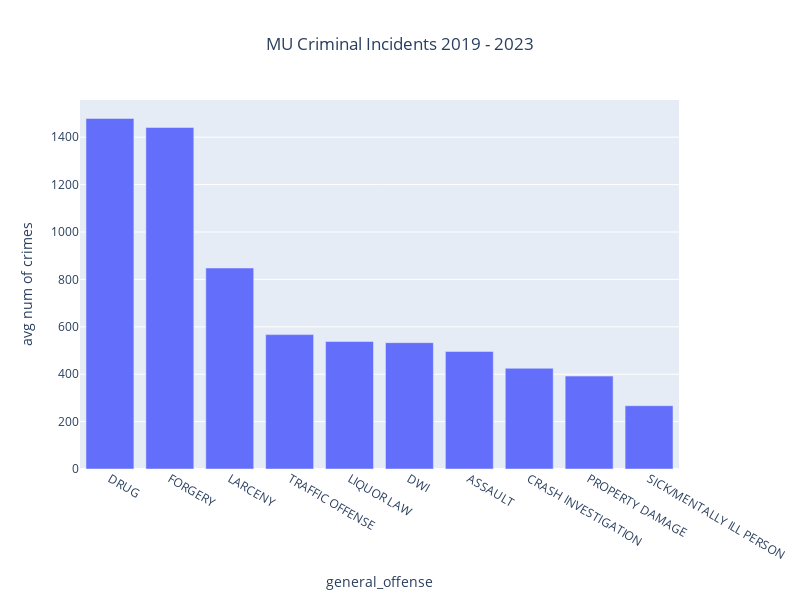

This figure's notebook cell:
### Markdown cell above
As you can see, if we filter the dataframe for all offenses that are larceny, it returns 853 incidents. In the original value count, this would have made it a top 3 crime. Let's go ahead and put all incidents into their respective general categories and check the results.

### Code cell
# create new column of a generalization of criminal offenses
crime_df['general_offense'] = crime_df.criminal_offense.str.replace(r'-.*', '', regex=True)

# plot top 10 criminal incidents
temp_df = crime_df.general_offense.value_counts().head(10)

temp_df = pd.DataFrame(temp_df)

temp_df = temp_df.reset_index().rename(columns={'general_offense': 'count','index': 'general_offense'})

temp_df['hover_info'] = 'Crime-Type: ' + temp_df.general_offense.astype(str) + '<br>' + 'Total Incidents: ' + temp_df['count'].astype(str)

crime_total = px.bar(temp_df, x='general_offense', y='count', title='MU Criminal Incidents 2019 - 2023', hover_data={'hover_info': True})

crime_total.update_layout(width=800, height=600, title_x=0.5, yaxis_title='avg num of crimes')

crime_total.update_traces(hovertemplate='%{customdata[0]}')

crime_total.show()
crime_total.show("png")

### Figure 1 — Plotly figure (JSON) as saved in the notebook; plotly's stock layout.template omitted (floating-point values rounded to 4 significant figures)
{"data": [{"alignmentgroup": "True", "customdata": [["Crime-Type: DRUG <br>Total Incidents: 1479"], ["Crime-Type: FORGERY<br>Total Incidents: 1441"], ["Crime-Type: LARCENY <br>Total Incidents: 848"], ["Crime-Type: TRAFFIC OFFENSE<br>Total Incidents: 567"], ["Crime-Type: LIQUOR LAW<br>Total Incidents: 538"], ["Crime-Type: DWI<br>Total Incidents: 533"], ["Crime-Type: ASSAULT<br>Total Incidents: 496"], ["Crime-Type: CRASH INVESTIGATION<br>Total Incidents: 425"], ["Crime-Type: PROPERTY DAMAGE<br>Total Incidents: 392"], ["Crime-Type: SICK/MENTALLY ILL PERSON<br>Total Incidents: 267"]], "hovertemplate": "%{customdata[0]}", "legendgroup": "", "marker": {"color": "#636efa", "pattern": {"shape": ""}}, "name": "", "offsetgroup": "", "orientation": "v", "showlegend": false, "textposition": "auto", "type": "bar", "x": ["DRUG ", "FORGERY", "LARCENY ", "TRAFFIC OFFENSE", "LIQUOR LAW", "DWI", "ASSAULT", "CRASH INVESTIGATION", "PROPERTY DAMAGE", "SICK/MENTALLY ILL PERSON"], "xaxis": "x", "y": [1479, 1441, 848, 567, 538, 533, 496, 425, 392, 267], "yaxis": "y"}], "layout": {"barmode": "relative", "height": 600, "legend": {"tracegroupgap": 0}, "title": {"text": "MU Criminal Incidents 2019 - 2023", "x": 0.5}, "width": 800, "xaxis": {"anchor": "y", "autorange": true, "domain": [0, 1], "range": [-0.5, 9.5], "title": {"text": "general_offense"}, "type": "category"}, "yaxis": {"anchor": "x", "autorange": true, "domain": [0, 1], "range": [0, 1557.0], "title": {"text": "avg num of crimes"}, "type": "linear"}}}
